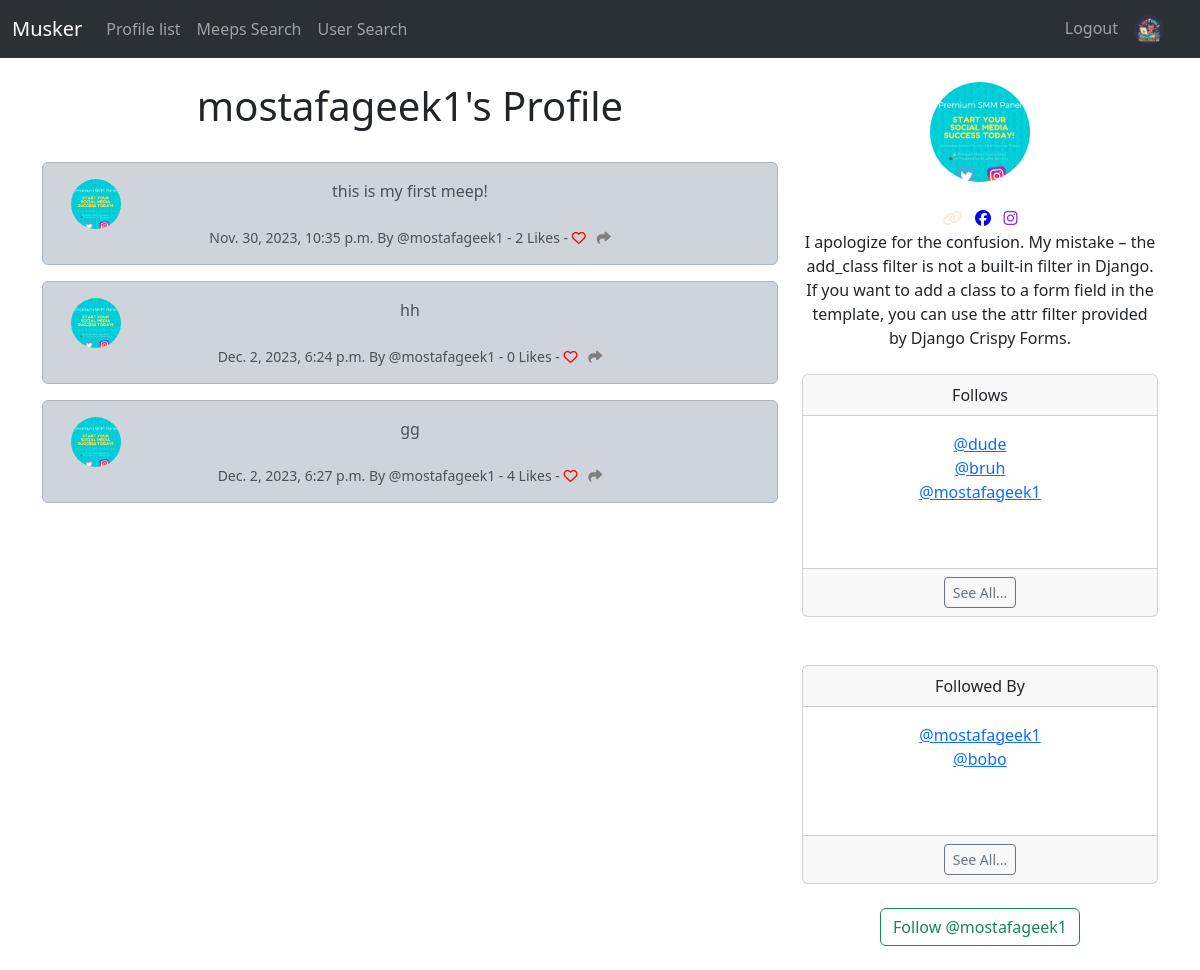
The page /profile/1 (signed in) on the database its author committed.
### musker/models.py (models this page shows, shortened)
class Profile(models.Model):
    user = models.OneToOneField(User, on_delete=models.CASCADE)
    follows = models.ManyToManyField("self",
                                     related_name="followed_by",
                                     symmetrical=False,
                                     blank=True)
    date_modified = models.DateTimeField(User, auto_now=True)
    profile_image = models.ImageField(null=True,
                                      blank=True,
                                      upload_to="images/")
    profile_bio = models.CharField(null=True, blank=True, max_length=300)
    website_link = models.CharField(null=True, blank=True, max_length=100)
    instagram_link = models.CharField(null=True, blank=True, max_length=100)
    facebook_link = models.CharField(null=True, blank=True, max_length=100)
    def __str__(self):
        return self.user.username

class Meep(models.Model):
    user = models.ForeignKey(
        User, related_name="meeps",
        on_delete=models.DO_NOTHING
    )
    body = models.CharField(max_length=200)
    created_at = models.DateTimeField(auto_now_add=True)
    likes = models.ManyToManyField(User, related_name="meep_like", blank=True)
    def number_of_likes(self):
        return self.likes.count()

### musker/views.py (the view, shortened to what this page needs)
# urls.py: path('profile/<int:pk>', views.profile, name='profile'),
def profile(request, pk):
    if request.user.is_authenticated:
        profile = Profile.objects.get(user_id=pk)
        meeps = Meep.objects.filter(user_id=pk)
        return render(request, 'profile.html', {'profile': profile, 'meeps': meeps})
    else:
        messages.success(request, ('You must be logged in !'))
        return redirect('home')

### musker/templates/profile.html (shortened to what this page needs)
{% extends 'base.html' %}
{% load static %}
{% block content %}
    {% if profile %}
    <div class="container text-center">
        <div class="row">
            <div class="col-8">
                <h1>{{ profile.user.username }}'s Profile</h1>
                <br>
                {% if meeps %}
                    {% for meep in meeps %}
                        <div class="alert alert-dark" role="alert">
                            <div class="container">
                                <div class="row">
                                    <div class="col-1">
                                        {% if profile.profile_image %}
                                            <img class="rounded-circle" src="{{ profile.profile_image.url }}" width="50" height="50">
                                        {% else %}
                                            <img class="rounded-circle" src="{% static 'images/default.jpeg' %}" width="50" height="50">
                                        {% endif %}
                                    </div>
                                    <div class="col-10">
                                        {{ meep.body }} <br><br>
                                        <small>
                                            <div class="text-muted">
                                                {{ meep.created_at }}
                                                By @{{ meep.user.username }}
                                                - {{ meep.number_of_likes }} Likes -
                                                {% if user in meep.likes.all %}
                                                    <a href="{% url 'meep_like' meep.id %}">
                                                      <i class="fa-solid fa-heart" style="color: red;"></i>
                                                    </a>
                                                {% else %}
                                                    <a href="{% url 'meep_like' meep.id %}">
                                                      <i class="fa fa-heart-o" style="color: red;"></i></a>
                                                {% endif %}
                                                <a href="{% url 'meep_share' meep.id %}">
                                                    <i class="fa-solid fa-share" style="color: gray;"></i></a>
                                            </div>
                                        </small>
                                    </div>
                                </div>
                            </div>
                        </div>
                    {% endfor %}
                {% endif %}
            </div>
            <div class="col-4">
                {% if profile.profile_image %}
                    <img class="rounded-circle" style="max-width: 100px;" src="{{ profile.profile_image.url }}" alt="Profile image">
                    <br/><br>
                {% endif %}
                {% if profile.website_link %}
                    <a href="{{ profile.website_link }}" target="_blank" style="color: antiquewhite;">
                        <i class="fa-solid fa-link"></i></a>
                {% endif %}
                {% if profile.facebook_link %}
                    <a href="{{ profile.facebook_link }}" target="_blank" style="color:blue ;">
                        <i class="fa-brands fa-facebook"></i></a>
                {% endif %}
                {% if profile.instagram_link %}
                    <a href="{{ profile.instagram_link }}" target="_blank" style="color:blueviolet;">
                        <i class="fa-brands fa-instagram"></i></a>
                {% endif %}
                <br>
                {% if profile.profile_bio %}
                    {{ profile.profile_bio }}
                {% endif %}
                <br><br>
                <div class="card">
                    <div class="card-header">
                      Follows
                    </div>
                    <div class="card-body">
                      <p class="card-text">
                        {% for following in profile.follows.all|slice:3 %}
                        <a href="{% url 'profile' following.user.id %}">@{{ following }}</a><br>
                        {% endfor %}
                        <br><br>
                      </p>
                    </div>
                    <div class="card-footer">
                      <a class="btn btn-sm btn-outline-secondary" href="{% url 'follows' profile.user.id %}">See All...</a>
                    </div>
                </div>
                <br>
                <br>
                <div class="card">
                    <div class="card-header">
                      Followed By
                    </div>
                    <div class="card-body">
                      <p class="card-text">
                        {% for following in profile.followed_by.all|slice:3 %}
                        <a href="{% url 'profile' following.user.id %}">@{{ following }}</a><br>
                        {% endfor %}
                        <br><br>
                      </p>
                    </div>
                    <div class="card-footer">
                      <a class="btn btn-sm btn-outline-secondary" href="{% url 'followers' profile.user.id %}">See All...</a>
                    </div>
                </div>
                <br>
                <form method="POST">
                    {% if profile in user.profile.follows.all %}
                        <button class="btn btn-outline-danger" name="follow" value="unfollow" type="submit">
                            Unfollow @{{ profile.user.username|lower }}
                        </button>
                      {% else %}
                        <button class="btn btn-outline-success" name="follow" value="follow" type="submit">
                            Follow @{{ profile.user.username|lower }}
                        </button>
                    {% endif %}
                </form>
                <br>
            </div>
        </div>
    </div>
    {% endif %}
{% endblock %}

### rows shown on the page
Profile: user.username "mostafageek1", profile_image (picture), profile_bio "I apologize for the confusion. My mistake – the add_class filter is not a built-in filter in Django. If you want to add a class to a form field in the template, you can use the attr filter provided by Django Crispy Forms."
Meep: profile_image (picture), body "this is my first meep!", created_at "Nov. 30, 2023, 10:35 p.m.", user.username "mostafageek1", number_of_likes "2"
Meep: profile_image (picture), body "hh", created_at "Dec. 2, 2023, 6:24 p.m.", user.username "mostafageek1", number_of_likes "0"
Meep: profile_image (picture), body "gg", created_at "Dec. 2, 2023, 6:27 p.m.", user.username "mostafageek1", number_of_likes "4"
Profile: user.username "dude"
Profile: user.username "bruh"
Profile: user.username "bobo"
